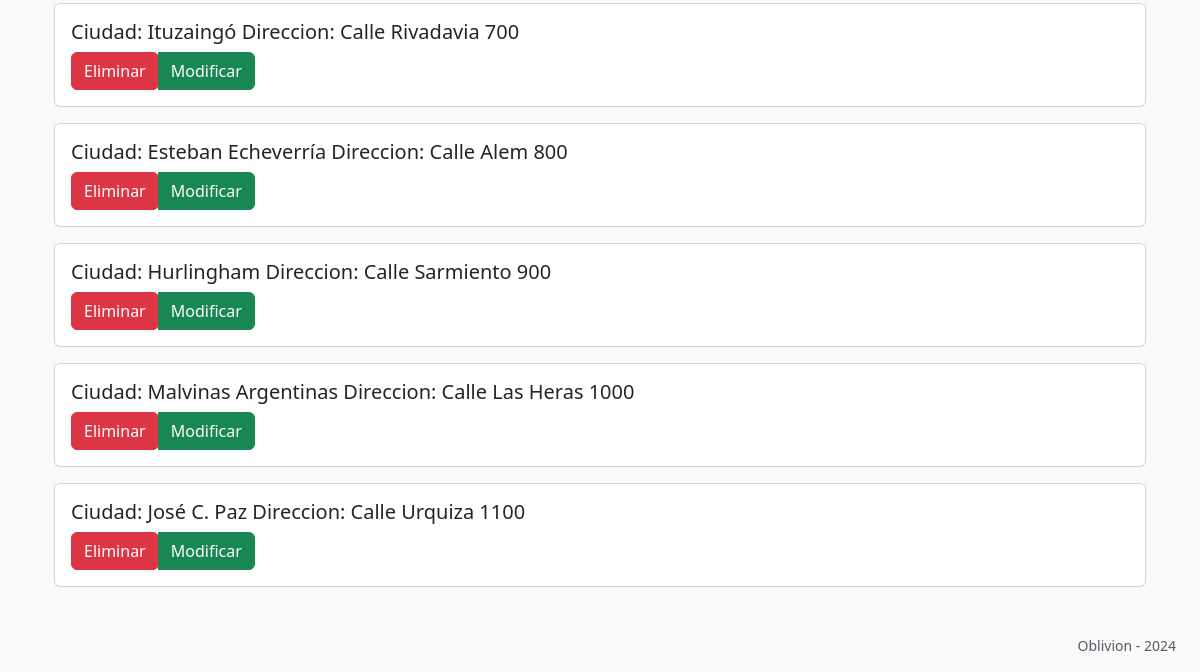
The page /sucursales/ (lower part) on the database as committed earlier.
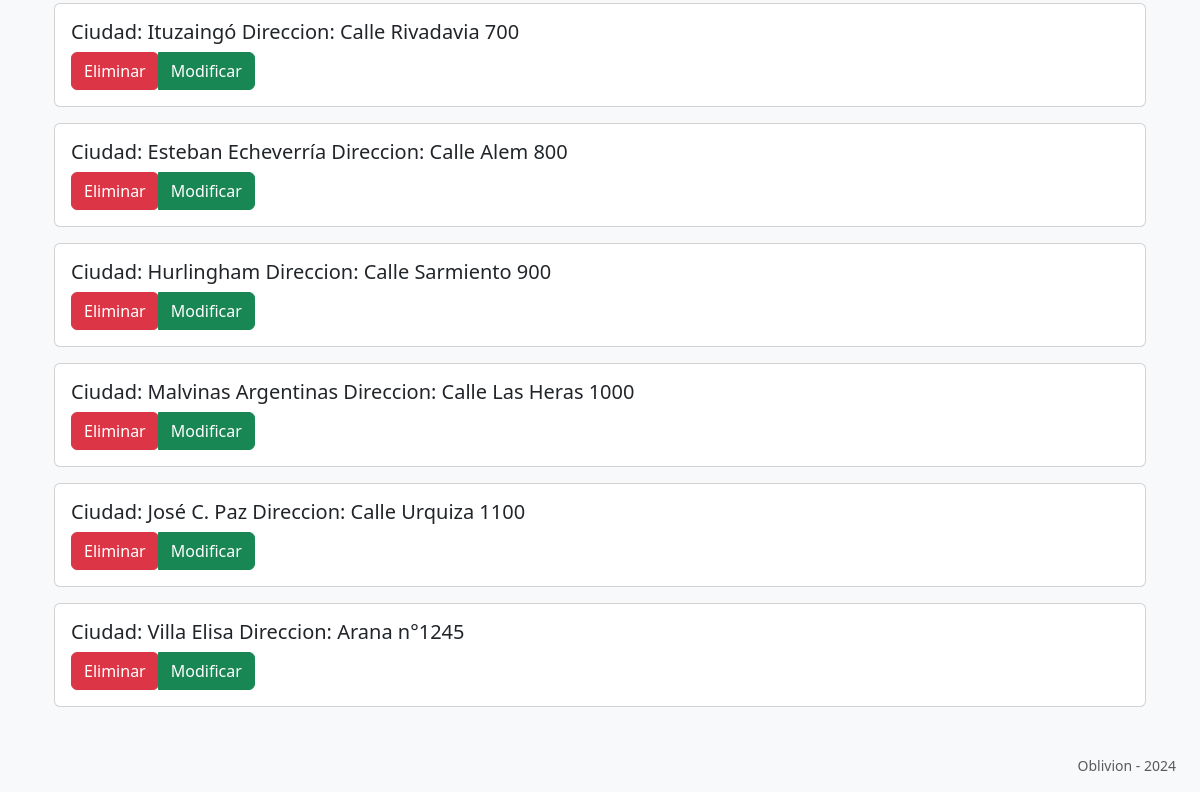
The same page on the database as committed later.
### tt_app/models.py (models this page shows, shortened)
class Sucursal(models.Model):
    ciudad = models.CharField(max_length=50)
    direccion = models.CharField(max_length=200)
    activo = models.BooleanField(default=True)

### tt_app/views/sucursal_view.py (the view)
# urls.py: path("sucursales/", sucursal_view.listado_sucursales, name="sucursales"),
def listado_sucursales(request):
    sucursales = Sucursal.objects.filter(activo=True)
    return render(request, "sucursales/sucursales.html", {"sucursales": sucursales})

### tt_app/templates/sucursales/sucursales.html (shortened to what this page needs)
{%extends 'base.html'%}
{% load static %}
{%block content%}
{% if sucursales %}
{% include 'sucursales/partials/listar_sucursales.html' %}
{% else %}
    <h5 class="mt-5 my-3 text-center">No hay sucursales cargadas aún.</h5>
    <p class="p-2 text-center"><a href="{%url 'home'%}">Volver al inicio</a></p>
{% endif %}
{%endblock%}

### tt_app/templates/sucursales/partials/listar_sucursales.html (shortened to what this page needs)
{% block content %}
{% load static %}
<!DOCTYPE html>
<html lang="es">
<head>
    <link rel="stylesheet" href="{% static 'path/to/bootstrap.css' %}">
</head>
<body>
    <div class="container">
        {% for sucursal in sucursales %}
            <div class="card mb-3">
                <div class="card-body">
                    <h5 class="card-title">Ciudad: {{ sucursal.ciudad }} Direccion: {{ sucursal.direccion }}</h5>
                    <div class="btn-group">
                        <form method="POST" action="{% url 'eliminar_sucursal' sucursal.id %}">
                            <button type="submit" class="btn btn-danger">Eliminar</button>
                        </form>
                        <a href="{% url 'modificar_sucursal' sucursal.id %}" class="btn btn-success">
                            Modificar
                        </a>
                    </div>
                </div>
            </div>
        {% endfor %}
    </div>
</body>
</html>
{% endblock %}

Rows that differ between the two databases and show on the page:
added Sucursal: ciudad "Villa Elisa", direccion "Arana n°1245"
